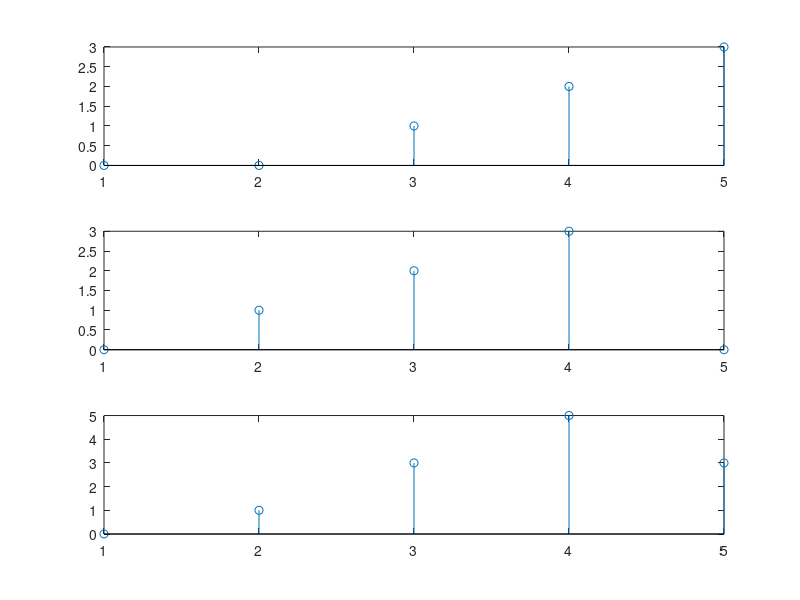

The MATLAB script that drew this image: (Note: this script raises an error after producing the figure.)
clc;
clearvars;

x1 = [ 0 1 2 3];
x2 = [ 0 1 2 3] ;

n1ref = 0; n2ref = 1;


    diffleftx2 = n2ref-1;
    diffleftx1 = n1ref-1;
    
    diffrightx1 = length(x1)-n1ref;
    diffrightx2 = length(x2)-n2ref;
    
    if diffleftx2>diffleftx1
        addleft= zeros(1,(diffleftx2-diffleftx1));
        x1 = [addleft x1];
    else
        addleft= zeros(1,(diffleftx2-diffleftx1));
        x2 = [addleft x2];
        
    end
    
    if diffrightx2>diffrightx1
        addright = zeros(1, (diffrightx2-diffrightx1));
        x1 = [x1 addright];
    else
         addright = zeros(1, (diffrightx1-diffrightx2));
         x2 = [x2 addright];
    end
    
    
 xtotal = x1 + x2;
 subplot(3,1,1)
 stem(x1);
 subplot(3,1,2);
 stem(x2);
 subplot(3,1,3);
 stem(xtotal);
 fig=gcf;
 WinOnTop(fig, true);
 
 
